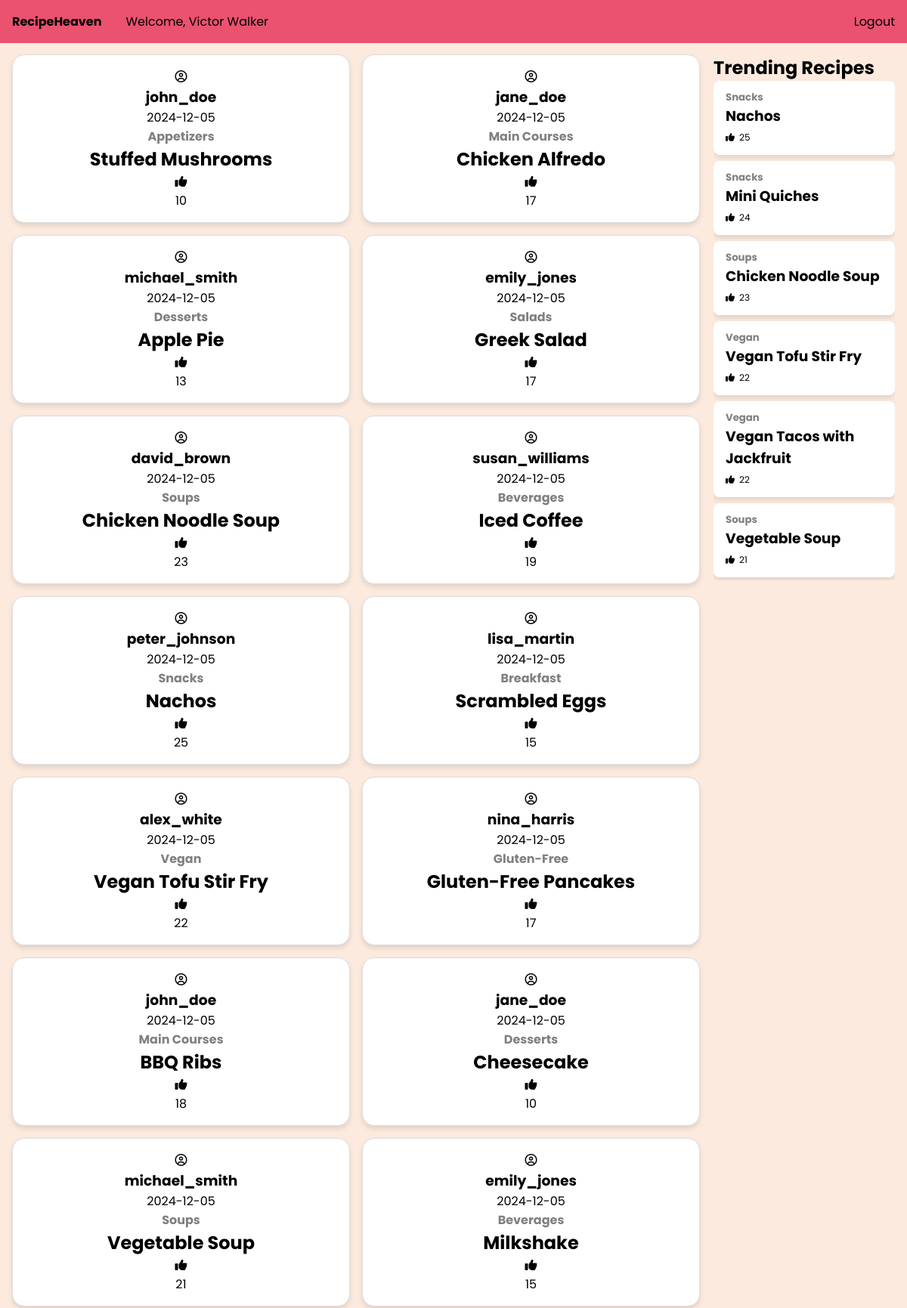
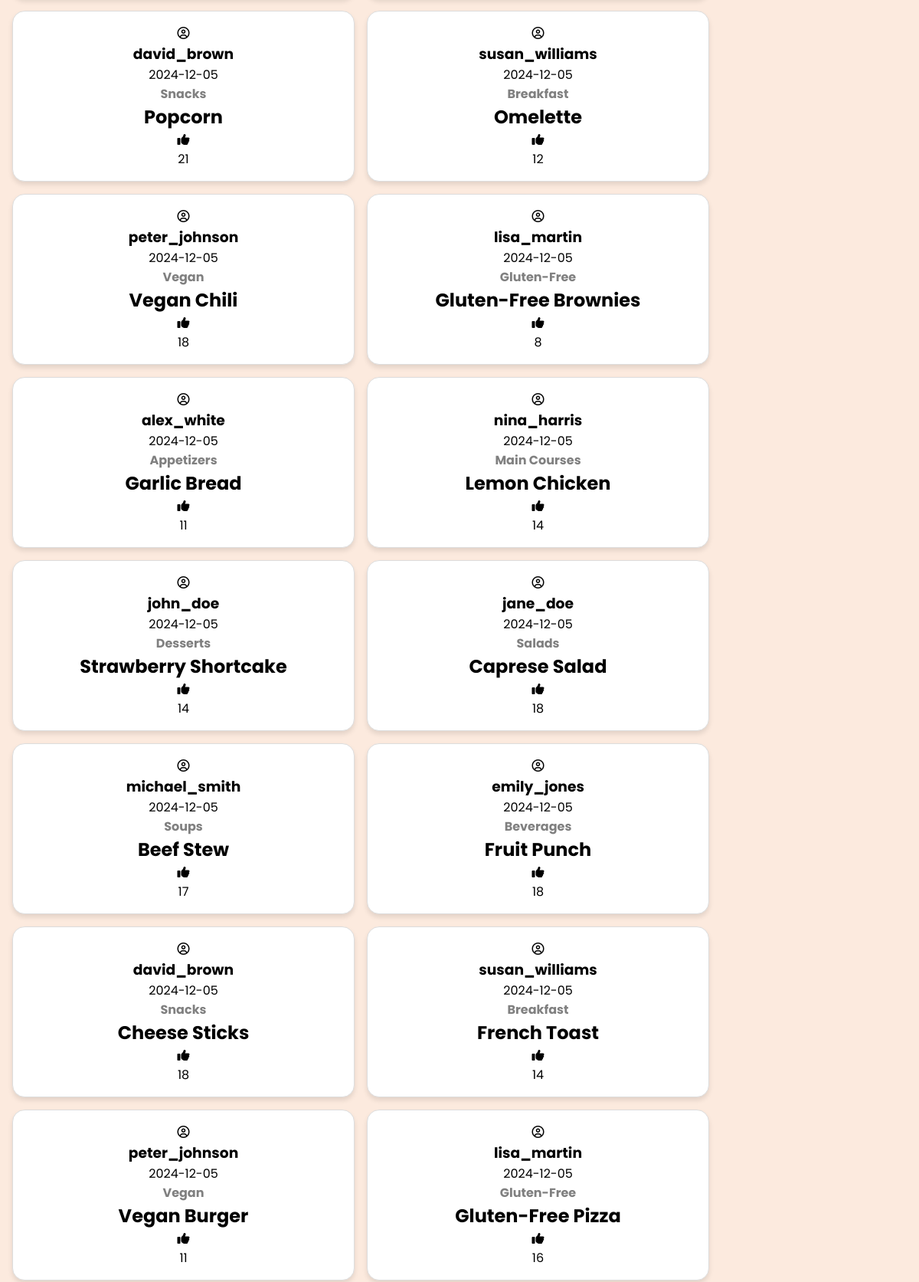
Screenshot of /index.php (signed in, upper part) with the database file from the repository (2 pictures, top to bottom).
### tables this page shows
CREATE TABLE `recipes` (
  `recipe_id` int NOT NULL AUTO_INCREMENT,
  `user_id` int DEFAULT NULL,
  `category_id` int DEFAULT NULL,
  `recipe_name` varchar(255) NOT NULL,
  `description` text,
  `ingredients` text,
  `instructions` text,
  `created_at` timestamp NULL DEFAULT CURRENT_TIMESTAMP,
  PRIMARY KEY (`recipe_id`),
  KEY `user_id` (`user_id`),
  KEY `category_id` (`category_id`),
  CONSTRAINT `recipes_ibfk_1` FOREIGN KEY (`user_id`) REFERENCES `users` (`user_id`),
  CONSTRAINT `recipes_ibfk_2` FOREIGN KEY (`category_id`) REFERENCES `categories` (`category_id`)
);

CREATE TABLE `users` (
  `user_id` int NOT NULL AUTO_INCREMENT,
  `username` varchar(100) NOT NULL,
  `email` varchar(100) NOT NULL,
  `password` varchar(255) NOT NULL,
  `created_at` timestamp NULL DEFAULT CURRENT_TIMESTAMP,
  PRIMARY KEY (`user_id`),
  UNIQUE KEY `email` (`email`)
);

CREATE TABLE `categories` (
  `category_id` int NOT NULL AUTO_INCREMENT,
  `category_name` varchar(100) NOT NULL,
  `description` text,
  PRIMARY KEY (`category_id`)
);

### index.php (the view, shortened to what this page needs)
<?php
    include "conn.php";
    $recipes = "
        SELECT recipes.*,
            users.username,
            categories.category_name,
            COUNT(likes_on_recipes.like_id) AS like_count,
            DATE(recipes.created_at) AS created_date
        FROM recipeheaven.recipes
        JOIN recipeheaven.users ON recipes.user_id = users.user_id
        JOIN recipeheaven.categories ON recipes.category_id = categories.category_id
        LEFT JOIN recipeheaven.likes_on_recipes ON recipes.recipe_id = likes_on_recipes.recipe_id
        GROUP BY recipes.recipe_id
        ORDER BY recipes.recipe_id ASC";
    $trending = "
        SELECT recipes.*,
            users.username,
            categories.category_name,
            COUNT(likes_on_recipes.like_id) AS like_count
        FROM recipeheaven.recipes
        JOIN recipeheaven.users ON recipes.user_id = users.user_id
        JOIN recipeheaven.categories ON recipes.category_id = categories.category_id
        LEFT JOIN recipeheaven.likes_on_recipes ON recipes.recipe_id = likes_on_recipes.recipe_id
        GROUP BY recipes.recipe_id
        ORDER BY like_count DESC
        LIMIT 10";
    $result = $conn->query($recipes);
    $trendingrecipes = $conn->query($trending);
?>
<!DOCTYPE html>
<html lang="en">
<head>
    <link rel="stylesheet" href="css/index.css">
</head>
<body>
    <div class="navbar">
        <ul>
            <li class="home"><a href="index.php">RecipeHeaven</a></li>
            <li class="user-info">
                    <span>Welcome, <a href="account.php?user_id=<?php echo $_SESSION['user_id']; ?>"><?php echo $_SESSION['username']; ?></a></span>
                </li>
            <?php if (isset($_SESSION['user_id'])): ?>
                <li class="log-in-out">
                    <a href="logout.php">Logout</a>
                </li>
            <?php else: ?>
                <li class="log-in-out">
                    <a href="login.php">Login</a>
                </li>
            <?php endif; ?>
        </ul>
    </div>
    <div class="container">
        <div class="recipes">
            <ul>
                <?php while ($row = $result->fetch_assoc()): ?>
                    <div class="recipe">
                        <li>
                            <div class="user-recipe">
                                <div class="user-info">
                                    <i class="fa-regular fa-circle-user"></i>
                                    <div>
                                        <a href="account.php?user_id=<?php echo $row['user_id']; ?>"><h3><?php echo $row['username']; ?></h3></a>
                                        <p><?php echo $row['created_date']?></p>
                                    </div>
                                </div>
                            </div>
                            <h4><?php echo $row['category_name']?></h4>
                            <a href="recipe.php?recipe_id=<?php echo $row['recipe_id']; ?>"><h2><?php echo $row['recipe_name']?></h2></a>
                            <i class="fa-solid fa-thumbs-up"></i><p><?php echo $row['like_count']?></p>
                        </li>
                    </div>
                <?php endwhile; ?>
            </ul>
        </div>
        <div class="trending">
            <h2>Trending Recipes</h2>
            <ul>
                <?php while ($row = $trendingrecipes->fetch_assoc()): ?>
                    <div class="trending-recipe">
                        <li>
                            <h5 style="color: grey;"><?php echo $row['category_name']?></h5>
                            <a href="recipe.php?recipe_id=<?php echo $row['recipe_id']; ?>"><h3><?php echo $row['recipe_name']?></h3></a>
                            <div class="like-count">
                            <i class="fa-solid fa-thumbs-up"></i><p><?php echo $row['like_count']?></p>
                            </div>
                        </li>
                    </div>
                <?php endwhile; ?>
            </ul>
        </div>
    </div>
</body>
</html>

### css/index.css (style rules this page uses)
* { margin: 0; padding: 0; font-family: "Poppins", sans-serif; color: #000000; }
body { background-color: #FCEADE; }
.navbar { position: fixed; background-color: #EA526F; width: 100%; top: 0; z-index: 1000; }
.navbar .home { float: left; padding: 1em; font-weight: bold; }
.navbar .user-info { float: left; padding: 1em; }
.navbar .log-in-out { float: right; padding: 1em; }
.navbar ul { list-style-type: none; overflow: hidden; }
.navbar a { text-decoration: none; }
.container { display: flex; margin-top: 3.5em; }
.recipes { width: 78.5%; }
.recipes ul { display: grid; grid-template-columns: repeat(auto-fit, minmax(300px, 1fr)); gap: 1em; padding: 1em; }
.recipe { background-color: #FFFFFF; border: 1px solid #DDDDDD; border-radius: 1em; padding: 1em; box-shadow: 0 4px 6px rgba(0, 0, 0, 0.1); text-align: center; }
.recipe li { list-style-type: none; }
.recipe h4 { color: grey; }
.recipe a { text-decoration: none; }
.trending { position: fixed; right: 1em; margin-top: 1em; width: 20%; max-height: calc(90svh - 1.5em); overflow-y: auto; }
.trending li { list-style-type: none; }
.trending a { text-decoration: none; }
.trending .trending-recipe { padding: 0.75em 1em; margin-bottom: 0.5em; background-color: white; border-radius: 0.5em; box-shadow: 0 4px 6px rgba(0, 0, 0, 0.1); }
.trending .like-count { display: inline-flex; gap: 0.5em; align-items: center; font-size: 0.75em; }

### rows the page displays
recipes: user.username "john_doe", created_date "2024-12-05", category.category_name "Appetizers", recipe_name "Stuffed Mushrooms", like_count "10"
recipes: user.username "jane_doe", created_date "2024-12-05", category.category_name "Main Courses", recipe_name "Chicken Alfredo", like_count "17"
recipes: user.username "michael_smith", created_date "2024-12-05", category.category_name "Desserts", recipe_name "Apple Pie", like_count "13"
recipes: user.username "emily_jones", created_date "2024-12-05", category.category_name "Salads", recipe_name "Greek Salad", like_count "17"
recipes: user.username "david_brown", created_date "2024-12-05", category.category_name "Soups", recipe_name "Chicken Noodle Soup", like_count "23"
recipes: user.username "susan_williams", created_date "2024-12-05", category.category_name "Beverages", recipe_name "Iced Coffee", like_count "19"
recipes: user.username "peter_johnson", created_date "2024-12-05", category.category_name "Snacks", recipe_name "Nachos", like_count "25"
recipes: user.username "lisa_martin", created_date "2024-12-05", category.category_name "Breakfast", recipe_name "Scrambled Eggs", like_count "15"
recipes: user.username "alex_white", created_date "2024-12-05", category.category_name "Vegan", recipe_name "Vegan Tofu Stir Fry", like_count "22"
recipes: user.username "nina_harris", created_date "2024-12-05", category.category_name "Gluten-Free", recipe_name "Gluten-Free Pancakes", like_count "17"
recipes: user.username "john_doe", created_date "2024-12-05", category.category_name "Main Courses", recipe_name "BBQ Ribs", like_count "18"
recipes: user.username "jane_doe", created_date "2024-12-05", category.category_name "Desserts", recipe_name "Cheesecake", like_count "10"
recipes: user.username "michael_smith", created_date "2024-12-05", category.category_name "Soups", recipe_name "Vegetable Soup", like_count "21"
recipes: user.username "emily_jones", created_date "2024-12-05", category.category_name "Beverages", recipe_name "Milkshake", like_count "15"
recipes: user.username "david_brown", created_date "2024-12-05", category.category_name "Snacks", recipe_name "Popcorn", like_count "21"
recipes: user.username "susan_williams", created_date "2024-12-05", category.category_name "Breakfast", recipe_name "Omelette", like_count "12"
recipes: user.username "peter_johnson", created_date "2024-12-05", category.category_name "Vegan", recipe_name "Vegan Chili", like_count "18"
recipes: user.username "lisa_martin", created_date "2024-12-05", category.category_name "Gluten-Free", recipe_name "Gluten-Free Brownies", like_count "8"
recipes: user.username "alex_white", created_date "2024-12-05", category.category_name "Appetizers", recipe_name "Garlic Bread", like_count "11"
recipes: user.username "nina_harris", created_date "2024-12-05", category.category_name "Main Courses", recipe_name "Lemon Chicken", like_count "14"
recipes: user.username "john_doe", created_date "2024-12-05", category.category_name "Desserts", recipe_name "Strawberry Shortcake", like_count "14"
recipes: user.username "jane_doe", created_date "2024-12-05", category.category_name "Salads", recipe_name "Caprese Salad", like_count "18"
recipes: user.username "michael_smith", created_date "2024-12-05", category.category_name "Soups", recipe_name "Beef Stew", like_count "17"
recipes: user.username "emily_jones", created_date "2024-12-05", category.category_name "Beverages", recipe_name "Fruit Punch", like_count "18"
recipes: user.username "david_brown", created_date "2024-12-05", category.category_name "Snacks", recipe_name "Cheese Sticks", like_count "18"
recipes: user.username "susan_williams", created_date "2024-12-05", category.category_name "Breakfast", recipe_name "French Toast", like_count "14"
recipes: user.username "peter_johnson", created_date "2024-12-05", category.category_name "Vegan", recipe_name "Vegan Burger", like_count "11"
recipes: user.username "lisa_martin", created_date "2024-12-05", category.category_name "Gluten-Free", recipe_name "Gluten-Free Pizza", like_count "16"
recipes: category.category_name "Snacks", recipe_name "Mini Quiches", like_count "24"
recipes: category.category_name "Vegan", recipe_name "Vegan Tacos with Jackfruit", like_count "22"

### other values shown
$_SESSION['username'] "Victor Walker"
